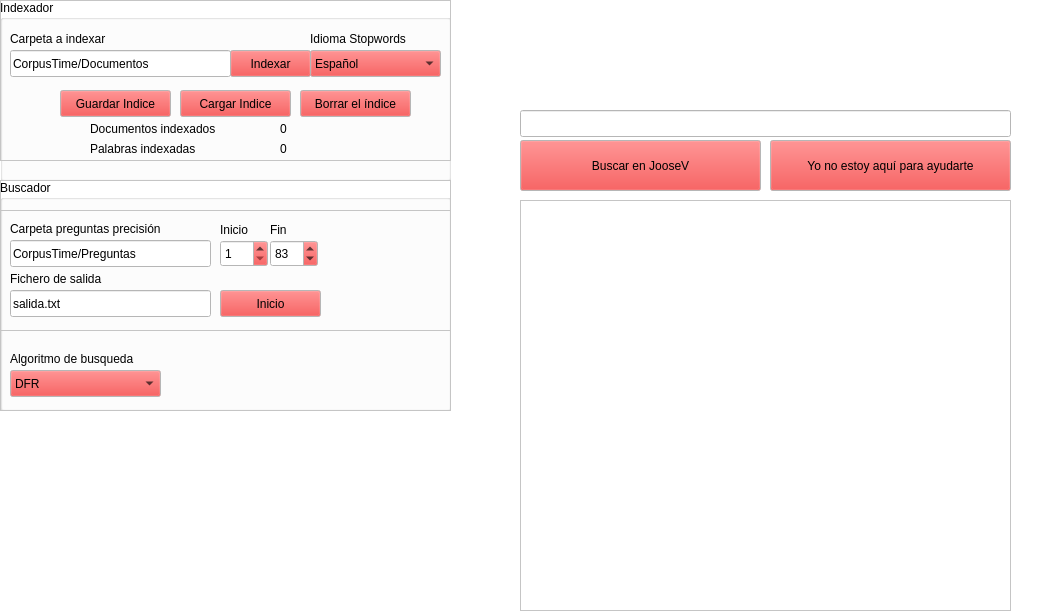
<?xml version="1.0" encoding="UTF-8"?>
<ui version="4.0">
 <class>MainWindow</class>
 <widget class="QMainWindow" name="MainWindow">
  <property name="geometry">
   <rect>
    <x>0</x>
    <y>0</y>
    <width>1052</width>
    <height>615</height>
   </rect>
  </property>
  <property name="palette">
   <palette>
    <active>
     <colorrole role="WindowText">
      <brush brushstyle="SolidPattern">
       <color alpha="255">
        <red>0</red>
        <green>0</green>
        <blue>0</blue>
       </color>
      </brush>
     </colorrole>
     <colorrole role="Button">
      <brush brushstyle="SolidPattern">
       <color alpha="255">
        <red>226</red>
        <green>50</green>
        <blue>50</blue>
       </color>
      </brush>
     </colorrole>
     <colorrole role="Light">
      <brush brushstyle="SolidPattern">
       <color alpha="255">
        <red>255</red>
        <green>255</green>
        <blue>255</blue>
       </color>
      </brush>
     </colorrole>
     <colorrole role="Midlight">
      <brush brushstyle="SolidPattern">
       <color alpha="255">
        <red>255</red>
        <green>255</green>
        <blue>255</blue>
       </color>
      </brush>
     </colorrole>
     <colorrole role="Dark">
      <brush brushstyle="SolidPattern">
       <color alpha="255">
        <red>127</red>
        <green>127</green>
        <blue>127</blue>
       </color>
      </brush>
     </colorrole>
     <colorrole role="Mid">
      <brush brushstyle="SolidPattern">
       <color alpha="255">
        <red>170</red>
        <green>170</green>
        <blue>170</blue>
       </color>
      </brush>
     </colorrole>
     <colorrole role="Text">
      <brush brushstyle="SolidPattern">
       <color alpha="255">
        <red>0</red>
        <green>0</green>
        <blue>0</blue>
       </color>
      </brush>
     </colorrole>
     <colorrole role="BrightText">
      <brush brushstyle="SolidPattern">
       <color alpha="255">
        <red>255</red>
        <green>255</green>
        <blue>255</blue>
       </color>
      </brush>
     </colorrole>
     <colorrole role="ButtonText">
      <brush brushstyle="SolidPattern">
       <color alpha="255">
        <red>0</red>
        <green>0</green>
        <blue>0</blue>
       </color>
      </brush>
     </colorrole>
     <colorrole role="Base">
      <brush brushstyle="SolidPattern">
       <color alpha="255">
        <red>255</red>
        <green>255</green>
        <blue>255</blue>
       </color>
      </brush>
     </colorrole>
     <colorrole role="Window">
      <brush brushstyle="SolidPattern">
       <color alpha="255">
        <red>255</red>
        <green>255</green>
        <blue>255</blue>
       </color>
      </brush>
     </colorrole>
     <colorrole role="Shadow">
      <brush brushstyle="SolidPattern">
       <color alpha="255">
        <red>0</red>
        <green>0</green>
        <blue>0</blue>
       </color>
      </brush>
     </colorrole>
     <colorrole role="AlternateBase">
      <brush brushstyle="SolidPattern">
       <color alpha="255">
        <red>255</red>
        <green>255</green>
        <blue>255</blue>
       </color>
      </brush>
     </colorrole>
     <colorrole role="ToolTipBase">
      <brush brushstyle="SolidPattern">
       <color alpha="255">
        <red>255</red>
        <green>255</green>
        <blue>220</blue>
       </color>
      </brush>
     </colorrole>
     <colorrole role="ToolTipText">
      <brush brushstyle="SolidPattern">
       <color alpha="255">
        <red>0</red>
        <green>0</green>
        <blue>0</blue>
       </color>
      </brush>
     </colorrole>
    </active>
    <inactive>
     <colorrole role="WindowText">
      <brush brushstyle="SolidPattern">
       <color alpha="255">
        <red>0</red>
        <green>0</green>
        <blue>0</blue>
       </color>
      </brush>
     </colorrole>
     <colorrole role="Button">
      <brush brushstyle="SolidPattern">
       <color alpha="255">
        <red>226</red>
        <green>50</green>
        <blue>50</blue>
       </color>
      </brush>
     </colorrole>
     <colorrole role="Light">
      <brush brushstyle="SolidPattern">
       <color alpha="255">
        <red>255</red>
        <green>255</green>
        <blue>255</blue>
       </color>
      </brush>
     </colorrole>
     <colorrole role="Midlight">
      <brush brushstyle="SolidPattern">
       <color alpha="255">
        <red>255</red>
        <green>255</green>
        <blue>255</blue>
       </color>
      </brush>
     </colorrole>
     <colorrole role="Dark">
      <brush brushstyle="SolidPattern">
       <color alpha="255">
        <red>127</red>
        <green>127</green>
        <blue>127</blue>
       </color>
      </brush>
     </colorrole>
     <colorrole role="Mid">
      <brush brushstyle="SolidPattern">
       <color alpha="255">
        <red>170</red>
        <green>170</green>
        <blue>170</blue>
       </color>
      </brush>
     </colorrole>
     <colorrole role="Text">
      <brush brushstyle="SolidPattern">
       <color alpha="255">
        <red>0</red>
        <green>0</green>
        <blue>0</blue>
       </color>
      </brush>
     </colorrole>
     <colorrole role="BrightText">
      <brush brushstyle="SolidPattern">
       <color alpha="255">
        <red>255</red>
        <green>255</green>
        <blue>255</blue>
       </color>
      </brush>
     </colorrole>
     <colorrole role="ButtonText">
      <brush brushstyle="SolidPattern">
       <color alpha="255">
        <red>0</red>
        <green>0</green>
        <blue>0</blue>
       </color>
      </brush>
     </colorrole>
     <colorrole role="Base">
      <brush brushstyle="SolidPattern">
       <color alpha="255">
        <red>255</red>
        <green>255</green>
        <blue>255</blue>
       </color>
      </brush>
     </colorrole>
     <colorrole role="Window">
      <brush brushstyle="SolidPattern">
       <color alpha="255">
        <red>255</red>
        <green>255</green>
        <blue>255</blue>
       </color>
      </brush>
     </colorrole>
     <colorrole role="Shadow">
      <brush brushstyle="SolidPattern">
       <color alpha="255">
        <red>0</red>
        <green>0</green>
        <blue>0</blue>
       </color>
      </brush>
     </colorrole>
     <colorrole role="AlternateBase">
      <brush brushstyle="SolidPattern">
       <color alpha="255">
        <red>255</red>
        <green>255</green>
        <blue>255</blue>
       </color>
      </brush>
     </colorrole>
     <colorrole role="ToolTipBase">
      <brush brushstyle="SolidPattern">
       <color alpha="255">
        <red>255</red>
        <green>255</green>
        <blue>220</blue>
       </color>
      </brush>
     </colorrole>
     <colorrole role="ToolTipText">
      <brush brushstyle="SolidPattern">
       <color alpha="255">
        <red>0</red>
        <green>0</green>
        <blue>0</blue>
       </color>
      </brush>
     </colorrole>
    </inactive>
    <disabled>
     <colorrole role="WindowText">
      <brush brushstyle="SolidPattern">
       <color alpha="255">
        <red>127</red>
        <green>127</green>
        <blue>127</blue>
       </color>
      </brush>
     </colorrole>
     <colorrole role="Button">
      <brush brushstyle="SolidPattern">
       <color alpha="255">
        <red>226</red>
        <green>50</green>
        <blue>50</blue>
       </color>
      </brush>
     </colorrole>
     <colorrole role="Light">
      <brush brushstyle="SolidPattern">
       <color alpha="255">
        <red>255</red>
        <green>255</green>
        <blue>255</blue>
       </color>
      </brush>
     </colorrole>
     <colorrole role="Midlight">
      <brush brushstyle="SolidPattern">
       <color alpha="255">
        <red>255</red>
        <green>255</green>
        <blue>255</blue>
       </color>
      </brush>
     </colorrole>
     <colorrole role="Dark">
      <brush brushstyle="SolidPattern">
       <color alpha="255">
        <red>127</red>
        <green>127</green>
        <blue>127</blue>
       </color>
      </brush>
     </colorrole>
     <colorrole role="Mid">
      <brush brushstyle="SolidPattern">
       <color alpha="255">
        <red>170</red>
        <green>170</green>
        <blue>170</blue>
       </color>
      </brush>
     </colorrole>
     <colorrole role="Text">
      <brush brushstyle="SolidPattern">
       <color alpha="255">
        <red>127</red>
        <green>127</green>
        <blue>127</blue>
       </color>
      </brush>
     </colorrole>
     <colorrole role="BrightText">
      <brush brushstyle="SolidPattern">
       <color alpha="255">
        <red>255</red>
        <green>255</green>
        <blue>255</blue>
       </color>
      </brush>
     </colorrole>
     <colorrole role="ButtonText">
      <brush brushstyle="SolidPattern">
       <color alpha="255">
        <red>127</red>
        <green>127</green>
        <blue>127</blue>
       </color>
      </brush>
     </colorrole>
     <colorrole role="Base">
      <brush brushstyle="SolidPattern">
       <color alpha="255">
        <red>255</red>
        <green>255</green>
        <blue>255</blue>
       </color>
      </brush>
     </colorrole>
     <colorrole role="Window">
      <brush brushstyle="SolidPattern">
       <color alpha="255">
        <red>255</red>
        <green>255</green>
        <blue>255</blue>
       </color>
      </brush>
     </colorrole>
     <colorrole role="Shadow">
      <brush brushstyle="SolidPattern">
       <color alpha="255">
        <red>0</red>
        <green>0</green>
        <blue>0</blue>
       </color>
      </brush>
     </colorrole>
     <colorrole role="AlternateBase">
      <brush brushstyle="SolidPattern">
       <color alpha="255">
        <red>255</red>
        <green>255</green>
        <blue>255</blue>
       </color>
      </brush>
     </colorrole>
     <colorrole role="ToolTipBase">
      <brush brushstyle="SolidPattern">
       <color alpha="255">
        <red>255</red>
        <green>255</green>
        <blue>220</blue>
       </color>
      </brush>
     </colorrole>
     <colorrole role="ToolTipText">
      <brush brushstyle="SolidPattern">
       <color alpha="255">
        <red>0</red>
        <green>0</green>
        <blue>0</blue>
       </color>
      </brush>
     </colorrole>
    </disabled>
   </palette>
  </property>
  <property name="windowTitle">
   <string>MainWindow</string>
  </property>
  <widget class="QWidget" name="centralWidget">
   <widget class="QLabel" name="label_2">
    <property name="geometry">
     <rect>
      <x>570</x>
      <y>10</y>
      <width>381</width>
      <height>101</height>
     </rect>
    </property>
    <property name="text">
     <string/>
    </property>
    <property name="pixmap">
     <pixmap>logo.png</pixmap>
    </property>
    <property name="scaledContents">
     <bool>true</bool>
    </property>
   </widget>
   <widget class="QTextEdit" name="textEdit">
    <property name="geometry">
     <rect>
      <x>520</x>
      <y>200</y>
      <width>491</width>
      <height>411</height>
     </rect>
    </property>
    <property name="readOnly">
     <bool>true</bool>
    </property>
   </widget>
   <widget class="QLineEdit" name="Q">
    <property name="geometry">
     <rect>
      <x>520</x>
      <y>110</y>
      <width>491</width>
      <height>27</height>
     </rect>
    </property>
   </widget>
   <widget class="QPushButton" name="buscar">
    <property name="geometry">
     <rect>
      <x>520</x>
      <y>140</y>
      <width>241</width>
      <height>51</height>
     </rect>
    </property>
    <property name="text">
     <string>Buscar en JooseV</string>
    </property>
   </widget>
   <widget class="QPushButton" name="pushButton_2">
    <property name="geometry">
     <rect>
      <x>770</x>
      <y>140</y>
      <width>241</width>
      <height>51</height>
     </rect>
    </property>
    <property name="text">
     <string>Yo no estoy aquí para ayudarte</string>
    </property>
   </widget>
   <widget class="QGroupBox" name="groupBox">
    <property name="geometry">
     <rect>
      <x>0</x>
      <y>0</y>
      <width>451</width>
      <height>181</height>
     </rect>
    </property>
    <property name="title">
     <string>Indexador</string>
    </property>
    <property name="flat">
     <bool>true</bool>
    </property>
    <widget class="QComboBox" name="comboBox">
     <property name="geometry">
      <rect>
       <x>310</x>
       <y>50</y>
       <width>131</width>
       <height>27</height>
      </rect>
     </property>
     <item>
      <property name="text">
       <string>Español</string>
      </property>
     </item>
     <item>
      <property name="text">
       <string>Ingles</string>
      </property>
     </item>
    </widget>
    <widget class="QLabel" name="label_6">
     <property name="geometry">
      <rect>
       <x>310</x>
       <y>30</y>
       <width>131</width>
       <height>17</height>
      </rect>
     </property>
     <property name="text">
      <string>Idioma Stopwords</string>
     </property>
    </widget>
    <widget class="QFrame" name="frame">
     <property name="geometry">
      <rect>
       <x>0</x>
       <y>0</y>
       <width>451</width>
       <height>161</height>
      </rect>
     </property>
     <property name="frameShape">
      <enum>QFrame::StyledPanel</enum>
     </property>
     <property name="frameShadow">
      <enum>QFrame::Raised</enum>
     </property>
     <widget class="QPushButton" name="botonIndexar">
      <property name="geometry">
       <rect>
        <x>230</x>
        <y>50</y>
        <width>81</width>
        <height>27</height>
       </rect>
      </property>
      <property name="text">
       <string>Indexar</string>
      </property>
     </widget>
     <widget class="QLineEdit" name="lineEdit_2">
      <property name="geometry">
       <rect>
        <x>10</x>
        <y>50</y>
        <width>221</width>
        <height>27</height>
       </rect>
      </property>
      <property name="text">
       <string>CorpusTime/Documentos</string>
      </property>
     </widget>
     <widget class="QLabel" name="label_5">
      <property name="geometry">
       <rect>
        <x>10</x>
        <y>30</y>
        <width>161</width>
        <height>17</height>
       </rect>
      </property>
      <property name="text">
       <string>Carpeta a indexar</string>
      </property>
     </widget>
     <widget class="QPushButton" name="ButonBorrarIndice">
      <property name="geometry">
       <rect>
        <x>300</x>
        <y>90</y>
        <width>111</width>
        <height>27</height>
       </rect>
      </property>
      <property name="text">
       <string>Borrar el índice</string>
      </property>
     </widget>
     <widget class="QPushButton" name="cargarIndice">
      <property name="geometry">
       <rect>
        <x>180</x>
        <y>90</y>
        <width>111</width>
        <height>27</height>
       </rect>
      </property>
      <property name="text">
       <string>Cargar Indice</string>
      </property>
     </widget>
     <widget class="QPushButton" name="GuardarIndice">
      <property name="geometry">
       <rect>
        <x>60</x>
        <y>90</y>
        <width>111</width>
        <height>27</height>
       </rect>
      </property>
      <property name="text">
       <string>Guardar Indice</string>
      </property>
     </widget>
     <widget class="QLabel" name="numDocumentos">
      <property name="geometry">
       <rect>
        <x>280</x>
        <y>120</y>
        <width>51</width>
        <height>17</height>
       </rect>
      </property>
      <property name="text">
       <string>0</string>
      </property>
     </widget>
     <widget class="QLabel" name="numPalabras">
      <property name="geometry">
       <rect>
        <x>280</x>
        <y>140</y>
        <width>51</width>
        <height>17</height>
       </rect>
      </property>
      <property name="text">
       <string>0</string>
      </property>
     </widget>
     <widget class="QLabel" name="label_3">
      <property name="geometry">
       <rect>
        <x>90</x>
        <y>120</y>
        <width>171</width>
        <height>17</height>
       </rect>
      </property>
      <property name="text">
       <string>Documentos indexados</string>
      </property>
     </widget>
     <widget class="QLabel" name="label_4">
      <property name="geometry">
       <rect>
        <x>90</x>
        <y>140</y>
        <width>171</width>
        <height>17</height>
       </rect>
      </property>
      <property name="text">
       <string>Palabras indexadas</string>
      </property>
     </widget>
    </widget>
    <zorder>frame</zorder>
    <zorder>comboBox</zorder>
    <zorder>label_6</zorder>
   </widget>
   <widget class="QGroupBox" name="groupBox_2">
    <property name="geometry">
     <rect>
      <x>0</x>
      <y>180</y>
      <width>451</width>
      <height>231</height>
     </rect>
    </property>
    <property name="title">
     <string>Buscador</string>
    </property>
    <widget class="QFrame" name="frame_2">
     <property name="geometry">
      <rect>
       <x>0</x>
       <y>0</y>
       <width>451</width>
       <height>231</height>
      </rect>
     </property>
     <property name="frameShape">
      <enum>QFrame::StyledPanel</enum>
     </property>
     <property name="frameShadow">
      <enum>QFrame::Raised</enum>
     </property>
     <widget class="QLabel" name="label_10">
      <property name="geometry">
       <rect>
        <x>10</x>
        <y>170</y>
        <width>201</width>
        <height>17</height>
       </rect>
      </property>
      <property name="text">
       <string>Algoritmo de busqueda</string>
      </property>
     </widget>
     <widget class="QComboBox" name="algoritmo">
      <property name="geometry">
       <rect>
        <x>10</x>
        <y>190</y>
        <width>151</width>
        <height>27</height>
       </rect>
      </property>
      <item>
       <property name="text">
        <string>DFR</string>
       </property>
      </item>
      <item>
       <property name="text">
        <string>BM25</string>
       </property>
      </item>
     </widget>
     <widget class="QFrame" name="frame_3">
      <property name="geometry">
       <rect>
        <x>0</x>
        <y>30</y>
        <width>451</width>
        <height>121</height>
       </rect>
      </property>
      <property name="frameShape">
       <enum>QFrame::StyledPanel</enum>
      </property>
      <property name="frameShadow">
       <enum>QFrame::Raised</enum>
      </property>
      <widget class="QLineEdit" name="textFicSalida">
       <property name="geometry">
        <rect>
         <x>10</x>
         <y>80</y>
         <width>201</width>
         <height>27</height>
        </rect>
       </property>
       <property name="text">
        <string>salida.txt</string>
       </property>
      </widget>
      <widget class="QLabel" name="label_11">
       <property name="geometry">
        <rect>
         <x>10</x>
         <y>60</y>
         <width>201</width>
         <height>17</height>
        </rect>
       </property>
       <property name="text">
        <string>Fichero de salida</string>
       </property>
      </widget>
      <widget class="QPushButton" name="buscarPrecision">
       <property name="geometry">
        <rect>
         <x>220</x>
         <y>80</y>
         <width>101</width>
         <height>27</height>
        </rect>
       </property>
       <property name="text">
        <string>Inicio</string>
       </property>
      </widget>
      <widget class="QLineEdit" name="textDirQuerys">
       <property name="geometry">
        <rect>
         <x>10</x>
         <y>30</y>
         <width>201</width>
         <height>27</height>
        </rect>
       </property>
       <property name="text">
        <string>CorpusTime/Preguntas</string>
       </property>
      </widget>
      <widget class="QSpinBox" name="pregInicio">
       <property name="geometry">
        <rect>
         <x>220</x>
         <y>30</y>
         <width>48</width>
         <height>27</height>
        </rect>
       </property>
       <property name="minimum">
        <number>1</number>
       </property>
       <property name="maximum">
        <number>99</number>
       </property>
      </widget>
      <widget class="QSpinBox" name="pregFin">
       <property name="geometry">
        <rect>
         <x>270</x>
         <y>30</y>
         <width>48</width>
         <height>27</height>
        </rect>
       </property>
       <property name="minimum">
        <number>1</number>
       </property>
       <property name="value">
        <number>83</number>
       </property>
      </widget>
      <widget class="QLabel" name="label_7">
       <property name="geometry">
        <rect>
         <x>10</x>
         <y>10</y>
         <width>201</width>
         <height>17</height>
        </rect>
       </property>
       <property name="text">
        <string>Carpeta preguntas precisión</string>
       </property>
      </widget>
      <widget class="QLabel" name="label_8">
       <property name="geometry">
        <rect>
         <x>220</x>
         <y>10</y>
         <width>41</width>
         <height>20</height>
        </rect>
       </property>
       <property name="text">
        <string>Inicio</string>
       </property>
      </widget>
      <widget class="QLabel" name="label_9">
       <property name="geometry">
        <rect>
         <x>270</x>
         <y>10</y>
         <width>41</width>
         <height>20</height>
        </rect>
       </property>
       <property name="text">
        <string>Fin</string>
       </property>
      </widget>
     </widget>
     <zorder>frame_3</zorder>
     <zorder>label_10</zorder>
     <zorder>algoritmo</zorder>
    </widget>
   </widget>
  </widget>
 </widget>
 <layoutdefault spacing="6" margin="11"/>
 <resources/>
 <connections/>
</ui>
